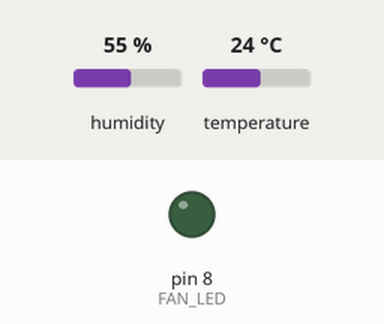
The sketch below on a simulated Arduino Uno, built with avr-gcc and run on an emulated ATmega328P. On the bench: output pins drawn as LEDs (lit = HIGH). The test bench sets the inputs (shaded band); at power-on: humidity 55 %, temperature 24 °C. What the sketch prints to the serial monitor is not drawn.

Above: at 6.8 s.
6.9 s: humidity set to 68 %
12.3 s: humidity set to 71 %
At 15.3 s:
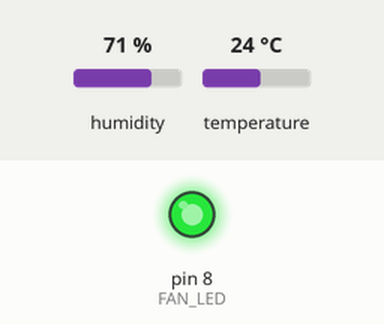
Timing chart, 0 to 16.8 s (numbered marks = the images above; inputs shaded):
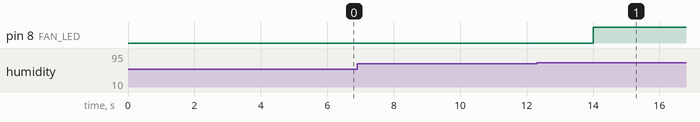

The sketch:

sketch.ino
```cpp
/*
 * 스마트팜 T2 — 온습도(DHT) 읽기 + 환기팬(초록 LED) 히스테리시스 테스트
 * 팬 ON  : 온도 ≥ 28.0 °C 또는 습도 ≥ 70 %
 * 팬 OFF : 온도 < 27.0 °C 그리고 습도 < 65 %   (켜짐/꺼짐 기준을 다르게 → 떨림 방지)
 */
#include <DHT.h>
#define DHT_TYPE DHT22            // 실물 DHT11 사용 시 DHT11
#if defined(ESP32)
const int POT_PIN = 34, DHT_PIN = 4;
const int GROW_R = 25, GROW_B = 26, PUMP_LED = 16, FAN_LED = 17, ALARM_LED = 18;
const int BUZZER_PIN = 23;
const int BTN_PINS[4] = {13, 14, 32, 33};        // MODE, PUMP, FAN, MUTE
const int ADC_MAX = 4095;
#else
const int POT_PIN = A0, DHT_PIN = 4;
const int GROW_R = 9, GROW_B = 10, PUMP_LED = 7, FAN_LED = 8, ALARM_LED = 13;
const int BUZZER_PIN = 11;
const int BTN_PINS[4] = {2, 3, 5, 6};
const int ADC_MAX = 1023;
#endif

DHT dht(DHT_PIN, DHT_TYPE);
const float FAN_ON_T = 28.0, FAN_OFF_T = 27.0;
const float FAN_ON_H = 70.0, FAN_OFF_H = 65.0;
bool fanOn = false;
unsigned long lastDhtMs = 0;

void setup() {
  Serial.begin(115200);
  pinMode(FAN_LED, OUTPUT);
  dht.begin();
  Serial.println(F("# T2 DHT + 팬 테스트 (2초마다 측정)"));
}

void loop() {
  if (millis() - lastDhtMs < 2000) return;        // DHT 는 2초 간격
  lastDhtMs = millis();
  float h = dht.readHumidity(), t = dht.readTemperature();
  if (isnan(t) || isnan(h)) { Serial.println(F("센서 오류: 배선·라이브러리·DHT_TYPE 확인")); return; }

  if (!fanOn && (t >= FAN_ON_T || h >= FAN_ON_H))      { fanOn = true;  Serial.println(F("# 팬 ON")); }
  else if (fanOn && t < FAN_OFF_T && h < FAN_OFF_H)    { fanOn = false; Serial.println(F("# 팬 OFF")); }
  digitalWrite(FAN_LED, fanOn ? HIGH : LOW);

  Serial.print(F("T=")); Serial.print(t, 1); Serial.print(F("C H=")); Serial.print(h, 0);
  Serial.print(F("% 팬=")); Serial.println(fanOn ? F("ON") : F("OFF"));
}
```

Measured:
- the behaviour switches between 69 and 70 % on humidity (found by bisection; images 0 and 1)
- after the input at 6.9 s, every drawn part: stays the same
- after the input at 12.3 s, pin 8 (FAN_LED): LOW → HIGH after 1.7 s
